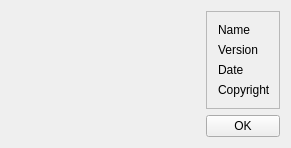
<?xml version="1.0" encoding="UTF-8"?>
<ui version="4.0">
 <class>JinganInfo</class>
 <widget class="QWidget" name="JinganInfo">
  <property name="windowModality">
   <enum>Qt::ApplicationModal</enum>
  </property>
  <property name="geometry">
   <rect>
    <x>0</x>
    <y>0</y>
    <width>291</width>
    <height>137</height>
   </rect>
  </property>
  <property name="windowTitle">
   <string>About Huangpu++</string>
  </property>
  <layout class="QFormLayout" name="formLayout">
   <item row="0" column="0">
    <widget class="QLabel" name="LogoLabel">
     <property name="text">
      <string/>
     </property>
     <property name="pixmap">
      <pixmap resource="jingan.qrc">:/Jingan/images/Synaptics.bmp</pixmap>
     </property>
    </widget>
   </item>
   <item row="0" column="1">
    <widget class="QFrame" name="frame">
     <property name="frameShape">
      <enum>QFrame::StyledPanel</enum>
     </property>
     <property name="frameShadow">
      <enum>QFrame::Raised</enum>
     </property>
     <layout class="QFormLayout" name="formLayout_2">
      <item row="0" column="0">
       <widget class="QLabel" name="InfoNameLabel">
        <property name="text">
         <string>Name</string>
        </property>
       </widget>
      </item>
      <item row="1" column="0">
       <widget class="QLabel" name="InfoVersionLabel">
        <property name="text">
         <string>Version</string>
        </property>
       </widget>
      </item>
      <item row="2" column="0">
       <widget class="QLabel" name="InfoDateLabel">
        <property name="text">
         <string>Date</string>
        </property>
       </widget>
      </item>
      <item row="3" column="0">
       <widget class="QLabel" name="InfoCopyrightLabel">
        <property name="text">
         <string>Copyright</string>
        </property>
       </widget>
      </item>
     </layout>
    </widget>
   </item>
   <item row="1" column="0">
    <spacer name="horizontalSpacer">
     <property name="orientation">
      <enum>Qt::Horizontal</enum>
     </property>
     <property name="sizeHint" stdset="0">
      <size>
       <width>189</width>
       <height>20</height>
      </size>
     </property>
    </spacer>
   </item>
   <item row="1" column="1">
    <widget class="QPushButton" name="OKPushButton">
     <property name="text">
      <string>OK</string>
     </property>
    </widget>
   </item>
  </layout>
 </widget>
 <layoutdefault spacing="6" margin="11"/>
 <resources>
  <include location="jingan.qrc"/>
 </resources>
 <connections/>
</ui>
